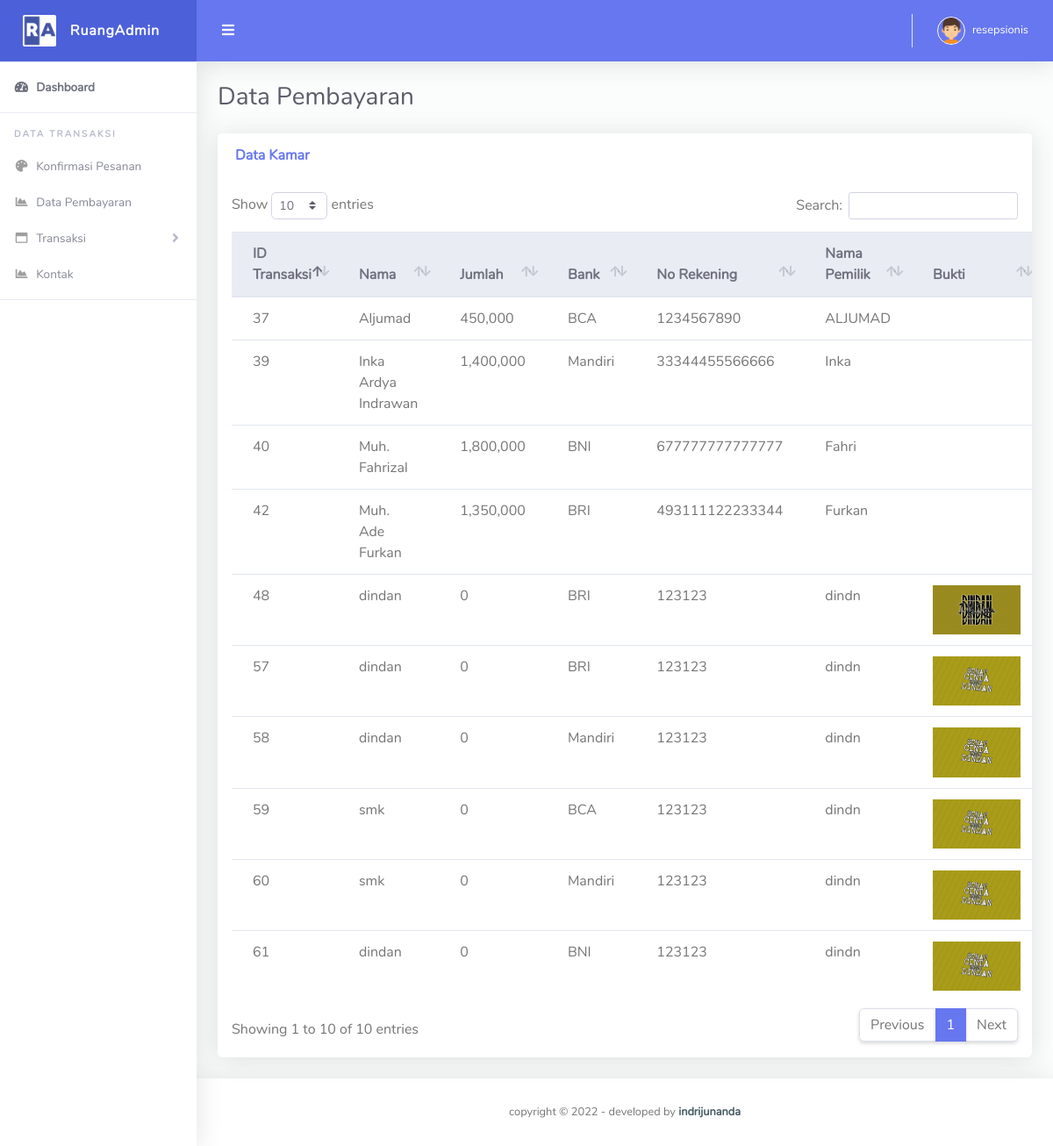
Page /resepsionis/datapembayaran.php (signed in) on the committed database.
### tables this page shows
CREATE TABLE `pembayaran` (
  `idpesan` varchar(11) NOT NULL,
  `nama` varchar(50) NOT NULL,
  `jumlah` int(11) NOT NULL,
  `bank` varchar(10) NOT NULL,
  `norek` varchar(15) NOT NULL,
  `namarek` varchar(50) NOT NULL,
  `gambar` varchar(1000) NOT NULL
);

### resepsionis/sess.php (called while the page is built, shortened)
<?php
	$chk_sess = $_SESSION['resepsionis'];
	include("../conn/koneksi.php");
	$sql_sess = "SELECT * FROM admin WHERE id='". $chk_sess ."'";
	$ress_sess = mysqli_query($koneksi, $sql_sess);
	$p = mysqli_fetch_array($ress_sess);
?>

### resepsionis/datapembayaran.php (the view, shortened to what this page needs)
<?php include'layouts/header.php'; ?>
        <div class="container-fluid" id="container-wrapper">
          <div class="d-sm-flex align-items-center justify-content-between mb-4">
            <h1 class="h3 mb-0 text-gray-800">Data Pembayaran</h1>
          </div>
          <div class="row">
            <div class="col-lg-12">
              <div class="card mb-4">
                <div class="card-header py-3 d-flex flex-row align-items-center justify-content-between">
                  <h6 class="m-0 font-weight-bold text-primary">Data Kamar</h6>
                </div>
                <div class="table-responsive p-3">
                  <table class="table align-items-center table-flush" id="dataTable">
                    <thead class="thead-light">
                      <tr>
                        <th>ID Transaksi</th>
                        <th>Nama</th>
                        <th>Jumlah</th>
                        <th>Bank</th>
                        <th>No Rekening</th>
                        <th>Nama Pemilik</th>
                        <th>Bukti</th>
                      </tr>
                    </thead>
                    <tbody>
                      <?php
                      $sql = mysqli_query($koneksi, "SELECT * FROM pembayaran ORDER BY idpesan DESC");
                      while($d = mysqli_fetch_assoc($sql)){
                      ?>
                      <tr>
                        <td><?= $d['idpesan'] ?></td>
                        <td><?= $d['nama'] ?></td>
                        <td><?= number_format($d['jumlah']) ?></td>
                        <td><?= $d['bank'] ?></td>
                        <td><?= $d['norek'] ?></td>
                        <td><?= $d['namarek'] ?></td>
                        <td><img src="../gambar/<?= $d['gambar'] ?>" width="100" alt=""></td>
                      </tr>
                      <?php  } ?>
                    </tbody>
                  </table>
                </div>
              </div>
            </div>
          </div>
      <?php include'layouts/footer.php'; ?>

### resepsionis/layouts/header.php (shortened to what this page needs)
<?php include 'sess.php'; ?>
<!DOCTYPE html>
<html lang="en">
<head>
  <link href="../assets/vendor/fontawesome-free/css/all.min.css" rel="stylesheet" type="text/css">
  <link href="../assets/vendor/bootstrap/css/bootstrap.min.css" rel="stylesheet" type="text/css">
  <link href="../assets/css/ruang-admin.min.css" rel="stylesheet">
  <link href="../assets/vendor/datatables/dataTables.bootstrap4.min.css" rel="stylesheet">
</head>
<body id="page-top">
  <div id="wrapper">
    <ul class="navbar-nav sidebar sidebar-light accordion" id="accordionSidebar">
      <a class="sidebar-brand d-flex align-items-center justify-content-center" href="index.html">
        <div class="sidebar-brand-icon">
          <img src="../assets/img/logo/logo2.png">
        </div>
        <div class="sidebar-brand-text mx-3">RuangAdmin</div>
      </a>
      <hr class="sidebar-divider my-0">
      <li class="nav-item active">
        <a class="nav-link" href="index.php">
          <i class="fas fa-fw fa-tachometer-alt"></i>
          <span>Dashboard</span></a>
      </li>
      <hr class="sidebar-divider">
      <div class="sidebar-heading">
        Data Transaksi
      </div>
      <li class="nav-item">
        <a class="nav-link" href="konfirmasi.php">
          <i class="fas fa-fw fa-palette"></i>
          <span>Konfirmasi Pesanan</span>
        </a>
      </li>
      <li class="nav-item">
        <a class="nav-link" href="datapembayaran.php">
          <i class="fas fa-fw fa-chart-area"></i>
          <span>Data Pembayaran</span>
        </a>
      </li>
      <li class="nav-item">
        <a class="nav-link collapsed" href="#" data-toggle="collapse" data-target="#collapseBootstrap"
          aria-expanded="true" aria-controls="collapseBootstrap">
          <i class="far fa-fw fa-window-maximize"></i>
          <span>Transaksi</span>
        </a>
      </li>
      <li class="nav-item">
        <a class="nav-link" href="kontak.php">
          <i class="fas fa-fw fa-chart-area"></i>
          <span>Kontak</span>
        </a>
      </li>
      <hr class="sidebar-divider">
    </ul>
    <div id="content-wrapper" class="d-flex flex-column">
      <div id="content">
        <nav class="navbar navbar-expand navbar-light bg-navbar topbar mb-4 static-top">
          <button id="sidebarToggleTop" class="btn btn-link rounded-circle mr-3">
            <i class="fa fa-bars"></i>
          </button>
          <ul class="navbar-nav ml-auto">
            <li class="nav-item dropdown no-arrow">
              <a class="nav-link dropdown-toggle" href="#" id="userDropdown" role="button" data-toggle="dropdown"
                aria-haspopup="true" aria-expanded="false">
                <img class="img-profile rounded-circle" src="../assets/img/boy.png" style="max-width: 60px">
                <span class="ml-2 d-none d-lg-inline text-white small"><?php echo $p['nama'] ?></span>
              </a>
            </li>
          </ul>
        </nav>

### resepsionis/layouts/footer.php (shortened to what this page needs)
        </div>
      </div>
<footer class="sticky-footer bg-white">
        <div class="container my-auto">
          <div class="copyright text-center my-auto">
            <span>copyright &copy; <script> document.write(new Date().getFullYear()); </script> - developed by
              <b><a href="https://indrijunanda.gitlab.io/" target="_blank">indrijunanda</a></b>
            </span>
          </div>
        </div>
      </footer>
    </div>
  </div>
</body>
</html>

### rows in the picture
pembayaran: idpesan "61", nama "dindan", jumlah "0", bank "BNI", norek "123123", namarek "dindn", gambar (picture)
pembayaran: idpesan "60", nama "smk", jumlah "0", bank "Mandiri", norek "123123", namarek "dindn", gambar (picture)
pembayaran: idpesan "59", nama "smk", jumlah "0", bank "BCA", norek "123123", namarek "dindn", gambar (picture)
pembayaran: idpesan "58", nama "dindan", jumlah "0", bank "Mandiri", norek "123123", namarek "dindn", gambar (picture)
pembayaran: idpesan "57", nama "dindan", jumlah "0", bank "BRI", norek "123123", namarek "dindn", gambar (picture)
pembayaran: idpesan "48", nama "dindan", jumlah "0", bank "BRI", norek "123123", namarek "dindn", gambar (picture)
pembayaran: idpesan "42", nama "Muh. Ade Furkan", jumlah "1,350,000", bank "BRI", norek "493111122233344", namarek "Furkan"
pembayaran: idpesan "40", nama "Muh. Fahrizal", jumlah "1,800,000", bank "BNI", norek "677777777777777", namarek "Fahri"
pembayaran: idpesan "39", nama "Inka Ardya Indrawan", jumlah "1,400,000", bank "Mandiri", norek "33344455566666", namarek "Inka"
pembayaran: idpesan "37", nama "Aljumad", jumlah "450,000", bank "BCA", norek "1234567890", namarek "ALJUMAD"

### other values in the picture
$p['nama'] "resepsionis"
